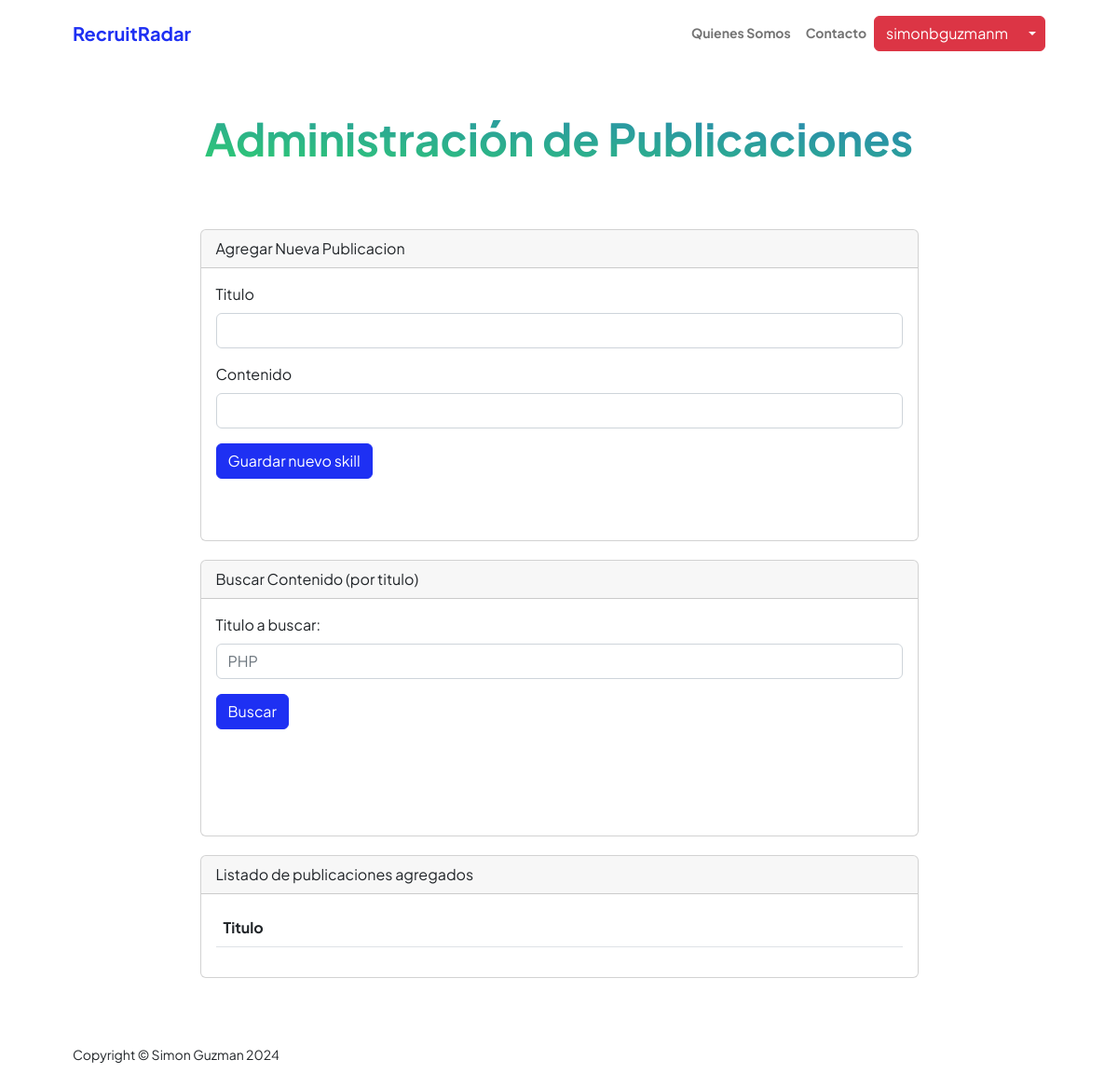
/appUsers/publicaciones (signed in), run on an earlier commit of the app's database.
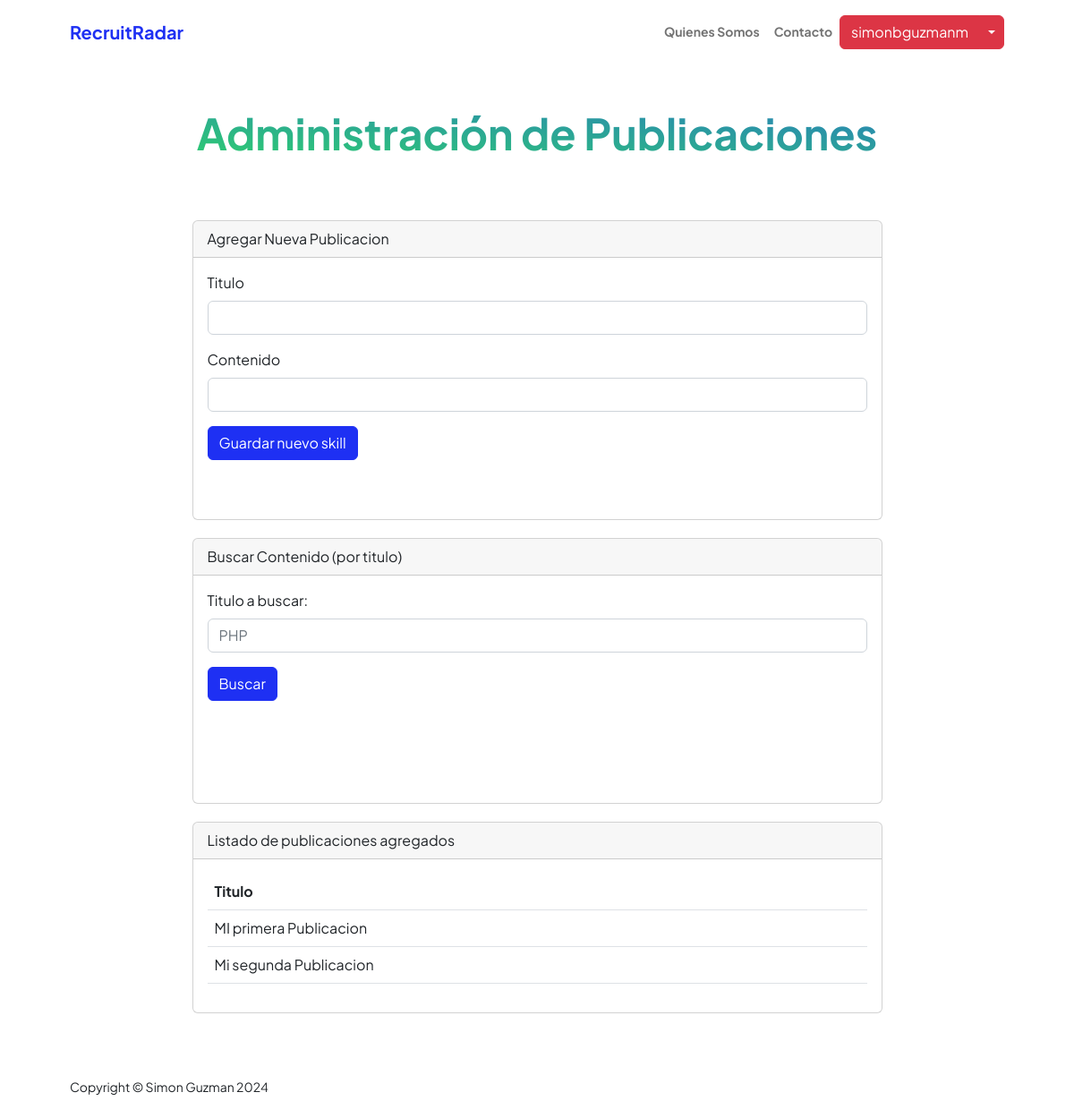
And on a later commit of the database.
### appUsers/models.py (models this page shows, shortened)
class Publicacion(models.Model):
    user = models.ForeignKey(User, on_delete=models.CASCADE, null=True)
    titulo = models.CharField(max_length=100, null=True, blank = True)
    contenido = models.CharField(max_length=1000, null=True, blank = True)

### appUsers/views.py (the view, shortened to what this page needs)
# urls.py: path('publicaciones',views.publicacion,name="Publicaciones"),
@login_required
def publicacion(request):
    publicacion = Publicacion.objects.filter(user=request.user)
    if request.method == 'POST':
        miFormulario = PublicacionFormulario(request.POST)
        if miFormulario.is_valid():
            u = User.objects.get(username = request.user)
            informacion = miFormulario.cleaned_data
            exp = Publicacion(user=u,titulo=informacion['titulo'],contenido=informacion['contenido'])
            exp.save()
            miFormulario = PublicacionFormulario()
            return render(request,"appUsers/publicacion.html",{"publicacion":publicacion,"miFormulario":miFormulario,"resp":"Datos guardados Correctamente","respSearch":""})
        else:
            return render(request,"appUsers/publicacion.html",{"publicacion":publicacion,"miFormulario":miFormulario,"resp":"Datos No guardados Correctamente","respSearch":""})
    else:
        miFormulario = PublicacionFormulario()
    return render(request,"appUsers/publicacion.html",{"publicacion":publicacion,"miFormulario":miFormulario,"resp":"","respSearch":""})

### appUsers/forms.py
class PublicacionFormulario(forms.Form):
    titulo = forms.CharField(label='Titulo', max_length=1000,widget=forms.TextInput(attrs={'class': 'form-control'}))
    contenido = forms.CharField(label='Contenido', max_length=1000,widget=forms.TextInput(attrs={'class': 'form-control'}))
    def __init__(self, *args, **kwargs):
        super().__init__(*args, **kwargs)
        self.helper = FormHelper(self)
        self.helper.layout = Layout(
            'Titulo',
            'Contenido',
            Submit('submit', 'Guardar', css_class='btn btn-primary')
        )

### appUsers/templates/appUsers/publicacion.html (shortened to what this page needs)
{% extends "AppUsers/base.html" %}
{% load static %}
{% block datosDinamicos %}
<div class="container px-5 my-5">
    <div class="text-center mb-5">
        <h1 class="display-5 fw-bolder mb-0"><span class="text-gradient d-inline">Administración de Publicaciones</span></h1>
    </div>
    <div class="row gx-5 justify-content-center">
        <div class="col-lg-11 col-xl-9 col-xxl-8">
              <div class="card" style="margin-top: 20px;">
                <div class="card-header">
                  Agregar Nueva Publicacion
                </div>
                <div class="card-body">
                  <section style="margin-bottom: 50px;">
                    <form action="" method="POST" class="mb-3">{% csrf_token %}
                      <div class="mb-3">
                        <label for="{{ miFormulario.aptitud.id_for_label }}" class="form-label">{{ miFormulario.titulo.label }}</label>
                          {{ miFormulario.titulo }}
                      </div>
                      <div class="mb-3">
                        <label for="{{ miFormulario.aptitud.id_for_label }}" class="form-label">{{ miFormulario.contenido.label }}</label>
                          {{ miFormulario.contenido }}
                      </div>
                      <div class="mb-3">
                        <input class="btn btn-primary" type="submit" value="Guardar nuevo skill">
                      </div>
                    </form>
                  </section>
                </div>
              </div>
             <div class="card" style="margin-top: 20px;">
              <div class="card-header">
                Buscar Contenido (por titulo)
              </div>
              <div class="card-body">
                <section style="margin-bottom: 50px;">
                  <form action="/appUsers/publicaciones/" method="GET" class="mb-3">{% csrf_token %}
                    <div class="mb-3">
                      <label for="exampleFormControlInput1" class="form-label">Titulo a buscar:</label>
                      <input type="text" class="form-control" name="pub_search" id="pub_search" placeholder="PHP">
                    </div>
                    <div class="mb-3">
                      <input class="btn btn-primary" type="submit" value="Buscar">
                    </div>
                  </form>
                  <div class="card-body">
                </section>
              </div>
              </div>
              <div class="card" style="margin-top: 20px;">
                <div class="card-header">
                  Listado de publicaciones agregados
                </div>
                <div class="card-body">
                  <section>
                    <table class="table caption-top">
                        <thead>
                          <tr>
                            <th scope="col">Titulo</th>
                          </tr>
                        </thead>
                        <tbody>
                          {% for info in publicacion %}
                          <tr>
                            <td>{{info.titulo}}</td>
                          </tr>
                          {% endfor%}
                        </tbody>
                    </table>
                </section>
                </div>
              </div>
        </div>
    </div>
</div>
{% endblock %}

What changed in the data, as far as the page shows it:
added Publicacion: titulo "MI primera Publicacion"
added Publicacion: titulo "Mi segunda Publicacion"
